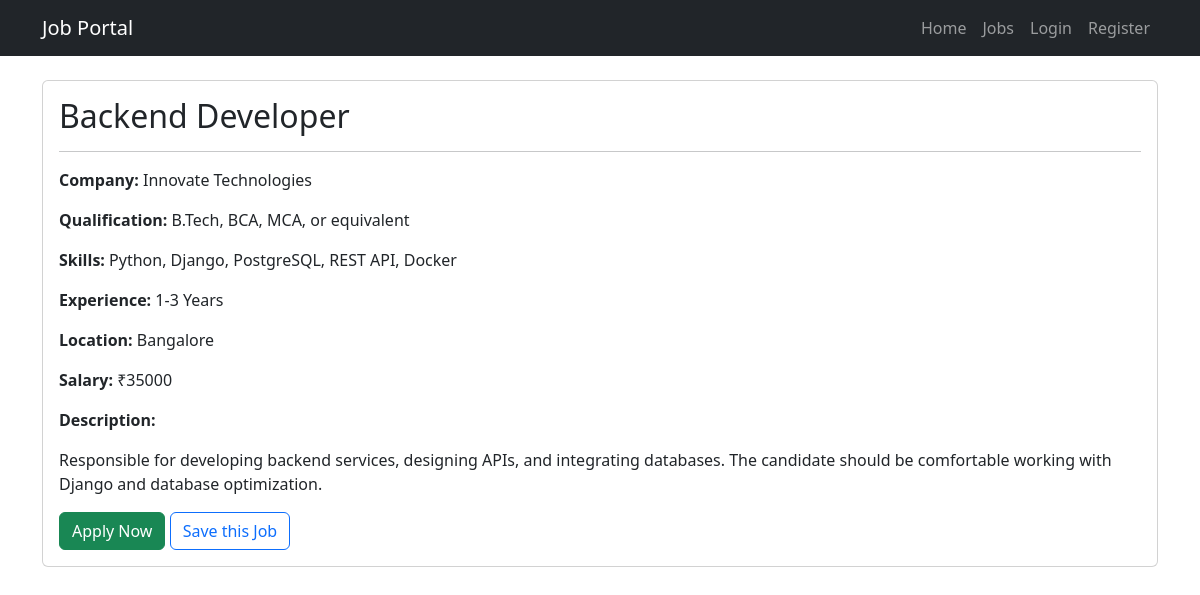
Screenshot of /job/2/ with the database file from the repository.
### job/models.py (models this page shows, shortened)
class Job(models.Model):
    title = models.CharField(max_length=100)
    qualification = models.CharField(max_length=200)
    skills = models.CharField(max_length=200)
    description = models.TextField()
    experience = models.CharField(max_length=50)
    salary = models.IntegerField()
    location = models.CharField(max_length=100)
    company_name = models.CharField(max_length=100)
    posted_date = models.DateField(auto_now_add=True)

### job/views.py (the view)
# urls.py: path('job/<int:id>/',job_detail,name='job_detail'),
def job_detail(request, id):
    job = Job.objects.get(id=id)
    return render(
        request,
        "job_detail.html",
        {
            "job": job
        }
    )

### job/templates/job_detail.html
{% extends 'base.html' %}
{% block content %}
<div class="card">
    <div class="card-body">
        <h2>
            {{ job.title }}
        </h2>
        <hr>
        <p>
            <strong>Company:</strong>
            {{ job.company_name }}
        </p>
        <p>
            <strong>Qualification:</strong>
            {{ job.qualification }}
        </p>
        <p>
            <strong>Skills:</strong>
            {{ job.skills }}
        </p>
        <p>
            <strong>Experience:</strong>
            {{ job.experience }}
        </p>
        <p>
            <strong>Location:</strong>
            {{ job.location }}
        </p>
        <p>
            <strong>Salary:</strong>
            ₹{{ job.salary }}
        </p>
        <p>
            <strong>Description:</strong>
        </p>
        <p>
            {{ job.description }}
        </p>
        <a
            href="/job/{{ job.id }}/apply/"
            class="btn btn-success">
            Apply Now
        </a>
        <a href="{% url 'saved_job' job.id %}" class="btn btn-outline-primary">
            Save this Job
        </a>
    </div>
</div>
{% endblock %}

### rows the page displays
Job: title "Backend Developer", company_name "Innovate Technologies", qualification "B.Tech, BCA, MCA, or equivalent", skills "Python, Django, PostgreSQL, REST API, Docker", experience "1-3 Years", location "Bangalore", salary "35000", description "Responsible for developing backend services, designing APIs, and integrating databases. The candidate should be comfortable working with Django and database optimization."
